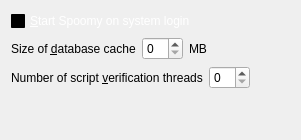
     <widget class="QWidget" name="tabMain">
      <attribute name="title">
       <string>&amp;Main</string>
      </attribute>
      <layout class="QVBoxLayout" name="verticalLayout_Main">
       <item>
        <widget class="QCheckBox" name="zumyAtStartup">
         <property name="palette">
          <palette>
           <active>
            <colorrole role="WindowText">
             <brush brushstyle="SolidPattern">
              <color alpha="255">
               <red>255</red>
               <green>255</green>
               <blue>255</blue>
              </color>
             </brush>
            </colorrole>
            <colorrole role="Button">
             <brush brushstyle="SolidPattern">
              <color alpha="255">
               <red>0</red>
               <green>0</green>
               <blue>0</blue>
              </color>
             </brush>
            </colorrole>
            <colorrole role="Light">
             <brush brushstyle="SolidPattern">
              <color alpha="255">
               <red>0</red>
               <green>0</green>
               <blue>0</blue>
              </color>
             </brush>
            </colorrole>
            <colorrole role="Midlight">
             <brush brushstyle="SolidPattern">
              <color alpha="255">
               <red>0</red>
               <green>0</green>
               <blue>0</blue>
              </color>
             </brush>
            </colorrole>
            <colorrole role="Dark">
             <brush brushstyle="SolidPattern">
              <color alpha="255">
               <red>0</red>
               <green>0</green>
               <blue>0</blue>
              </color>
             </brush>
            </colorrole>
            <colorrole role="Mid">
             <brush brushstyle="SolidPattern">
              <color alpha="255">
               <red>0</red>
               <green>0</green>
               <blue>0</blue>
              </color>
             </brush>
            </colorrole>
            <colorrole role="Text">
             <brush brushstyle="SolidPattern">
              <color alpha="255">
               <red>255</red>
               <green>255</green>
               <blue>255</blue>
              </color>
             </brush>
            </colorrole>
            <colorrole role="BrightText">
             <brush brushstyle="SolidPattern">
              <color alpha="255">
               <red>255</red>
               <green>255</green>
               <blue>255</blue>
              </color>
             </brush>
            </colorrole>
            <colorrole role="ButtonText">
             <brush brushstyle="SolidPattern">
              <color alpha="255">
               <red>255</red>
               <green>255</green>
               <blue>255</blue>
              </color>
             </brush>
            </colorrole>
            <colorrole role="Base">
             <brush brushstyle="SolidPattern">
              <color alpha="255">
               <red>0</red>
               <green>0</green>
               <blue>0</blue>
              </color>
             </brush>
            </colorrole>
            <colorrole role="Window">
             <brush brushstyle="SolidPattern">
              <color alpha="255">
               <red>0</red>
               <green>0</green>
               <blue>0</blue>
              </color>
             </brush>
            </colorrole>
            <colorrole role="Shadow">
             <brush brushstyle="SolidPattern">
              <color alpha="255">
               <red>0</red>
               <green>0</green>
               <blue>0</blue>
              </color>
             </brush>
            </colorrole>
            <colorrole role="AlternateBase">
             <brush brushstyle="SolidPattern">
              <color alpha="255">
               <red>0</red>
               <green>0</green>
               <blue>0</blue>
              </color>
             </brush>
            </colorrole>
            <colorrole role="ToolTipBase">
             <brush brushstyle="SolidPattern">
              <color alpha="255">
               <red>255</red>
               <green>255</green>
               <blue>220</blue>
              </color>
             </brush>
            </colorrole>
            <colorrole role="ToolTipText">
             <brush brushstyle="SolidPattern">
              <color alpha="255">
               <red>0</red>
               <green>0</green>
               <blue>0</blue>
              </color>
             </brush>
            </colorrole>
           </active>
           <inactive>
            <colorrole role="WindowText">
             <brush brushstyle="SolidPattern">
              <color alpha="255">
               <red>255</red>
               <green>255</green>
               <blue>255</blue>
              </color>
             </brush>
            </colorrole>
            <colorrole role="Button">
             <brush brushstyle="SolidPattern">
              <color alpha="255">
               <red>0</red>
               <green>0</green>
               <blue>0</blue>
              </color>
             </brush>
            </colorrole>
            <colorrole role="Light">
             <brush brushstyle="SolidPattern">
              <color alpha="255">
               <red>0</red>
               <green>0</green>
               <blue>0</blue>
              </color>
             </brush>
            </colorrole>
            <colorrole role="Midlight">
             <brush brushstyle="SolidPattern">
              <color alpha="255">
               <red>0</red>
               <green>0</green>
               <blue>0</blue>
              </color>
             </brush>
            </colorrole>
            <colorrole role="Dark">
             <brush brushstyle="SolidPattern">
              <color alpha="255">
               <red>0</red>
               <green>0</green>
               <blue>0</blue>
              </color>
             </brush>
            </colorrole>
            <colorrole role="Mid">
             <brush brushstyle="SolidPattern">
              <color alpha="255">
               <red>0</red>
               <green>0</green>
               <blue>0</blue>
              </color>
             </brush>
            </colorrole>
            <colorrole role="Text">
             <brush brushstyle="SolidPattern">
              <color alpha="255">
               <red>255</red>
               <green>255</green>
               <blue>255</blue>
              </color>
             </brush>
            </colorrole>
            <colorrole role="BrightText">
             <brush brushstyle="SolidPattern">
              <color alpha="255">
               <red>255</red>
               <green>255</green>
               <blue>255</blue>
              </color>
             </brush>
            </colorrole>
            <colorrole role="ButtonText">
             <brush brushstyle="SolidPattern">
              <color alpha="255">
               <red>255</red>
               <green>255</green>
               <blue>255</blue>
              </color>
             </brush>
            </colorrole>
            <colorrole role="Base">
             <brush brushstyle="SolidPattern">
              <color alpha="255">
               <red>0</red>
               <green>0</green>
               <blue>0</blue>
              </color>
             </brush>
            </colorrole>
            <colorrole role="Window">
             <brush brushstyle="SolidPattern">
              <color alpha="255">
               <red>0</red>
               <green>0</green>
               <blue>0</blue>
              </color>
             </brush>
            </colorrole>
            <colorrole role="Shadow">
             <brush brushstyle="SolidPattern">
              <color alpha="255">
               <red>0</red>
               <green>0</green>
               <blue>0</blue>
              </color>
             </brush>
            </colorrole>
            <colorrole role="AlternateBase">
             <brush brushstyle="SolidPattern">
              <color alpha="255">
               <red>0</red>
               <green>0</green>
               <blue>0</blue>
              </color>
             </brush>
            </colorrole>
            <colorrole role="ToolTipBase">
             <brush brushstyle="SolidPattern">
              <color alpha="255">
               <red>255</red>
               <green>255</green>
               <blue>220</blue>
              </color>
             </brush>
            </colorrole>
            <colorrole role="ToolTipText">
             <brush brushstyle="SolidPattern">
              <color alpha="255">
               <red>0</red>
               <green>0</green>
               <blue>0</blue>
              </color>
             </brush>
            </colorrole>
           </inactive>
           <disabled>
            <colorrole role="WindowText">
             <brush brushstyle="SolidPattern">
              <color alpha="255">
               <red>0</red>
               <green>0</green>
               <blue>0</blue>
              </color>
             </brush>
            </colorrole>
            <colorrole role="Button">
             <brush brushstyle="SolidPattern">
              <color alpha="255">
               <red>0</red>
               <green>0</green>
               <blue>0</blue>
              </color>
             </brush>
            </colorrole>
            <colorrole role="Light">
             <brush brushstyle="SolidPattern">
              <color alpha="255">
               <red>0</red>
               <green>0</green>
               <blue>0</blue>
              </color>
             </brush>
            </colorrole>
            <colorrole role="Midlight">
             <brush brushstyle="SolidPattern">
              <color alpha="255">
               <red>0</red>
               <green>0</green>
               <blue>0</blue>
              </color>
             </brush>
            </colorrole>
            <colorrole role="Dark">
             <brush brushstyle="SolidPattern">
              <color alpha="255">
               <red>0</red>
               <green>0</green>
               <blue>0</blue>
              </color>
             </brush>
            </colorrole>
            <colorrole role="Mid">
             <brush brushstyle="SolidPattern">
              <color alpha="255">
               <red>0</red>
               <green>0</green>
               <blue>0</blue>
              </color>
             </brush>
            </colorrole>
            <colorrole role="Text">
             <brush brushstyle="SolidPattern">
              <color alpha="255">
               <red>0</red>
               <green>0</green>
               <blue>0</blue>
              </color>
             </brush>
            </colorrole>
            <colorrole role="BrightText">
             <brush brushstyle="SolidPattern">
              <color alpha="255">
               <red>255</red>
               <green>255</green>
               <blue>255</blue>
              </color>
             </brush>
            </colorrole>
            <colorrole role="ButtonText">
             <brush brushstyle="SolidPattern">
              <color alpha="255">
               <red>0</red>
               <green>0</green>
               <blue>0</blue>
              </color>
             </brush>
            </colorrole>
            <colorrole role="Base">
             <brush brushstyle="SolidPattern">
              <color alpha="255">
               <red>0</red>
               <green>0</green>
               <blue>0</blue>
              </color>
             </brush>
            </colorrole>
            <colorrole role="Window">
             <brush brushstyle="SolidPattern">
              <color alpha="255">
               <red>0</red>
               <green>0</green>
               <blue>0</blue>
              </color>
             </brush>
            </colorrole>
            <colorrole role="Shadow">
             <brush brushstyle="SolidPattern">
              <color alpha="255">
               <red>0</red>
               <green>0</green>
               <blue>0</blue>
              </color>
             </brush>
            </colorrole>
            <colorrole role="AlternateBase">
             <brush brushstyle="SolidPattern">
              <color alpha="255">
               <red>0</red>
               <green>0</green>
               <blue>0</blue>
              </color>
             </brush>
            </colorrole>
            <colorrole role="ToolTipBase">
             <brush brushstyle="SolidPattern">
              <color alpha="255">
               <red>255</red>
               <green>255</green>
               <blue>220</blue>
              </color>
             </brush>
            </colorrole>
            <colorrole role="ToolTipText">
             <brush brushstyle="SolidPattern">
              <color alpha="255">
               <red>0</red>
               <green>0</green>
               <blue>0</blue>
              </color>
             </brush>
            </colorrole>
           </disabled>
          </palette>
         </property>
         <property name="toolTip">
          <string>Automatically start Spoomy after logging in to the system.</string>
         </property>
         <property name="text">
          <string>&amp;Start Spoomy on system login</string>
         </property>
        </widget>
       </item>
       <item>
        <layout class="QHBoxLayout" name="horizontalLayout_2_Main">
         <item>
          <widget class="QLabel" name="databaseCacheLabel">
           <property name="text">
            <string>Size of &amp;database cache</string>
           </property>
           <property name="textFormat">
            <enum>Qt::PlainText</enum>
           </property>
           <property name="buddy">
            <cstring>databaseCache</cstring>
           </property>
          </widget>
         </item>
         <item>
          <widget class="QSpinBox" name="databaseCache"/>
         </item>
         <item>
          <widget class="QLabel" name="databaseCacheUnitLabel">
           <property name="text">
            <string>MB</string>
           </property>
           <property name="textFormat">
            <enum>Qt::PlainText</enum>
           </property>
          </widget>
         </item>
         <item>
          <spacer name="horizontalSpacer_2_Main">
           <property name="orientation">
            <enum>Qt::Horizontal</enum>
           </property>
           <property name="sizeHint" stdset="0">
            <size>
             <width>40</width>
             <height>20</height>
            </size>
           </property>
          </spacer>
         </item>
        </layout>
       </item>
       <item>
        <layout class="QHBoxLayout" name="horizontalLayout_3_Main">
         <item>
          <widget class="QLabel" name="threadsScriptVerifLabel">
           <property name="text">
            <string>Number of script &amp;verification threads</string>
           </property>
           <property name="textFormat">
            <enum>Qt::PlainText</enum>
           </property>
           <property name="buddy">
            <cstring>threadsScriptVerif</cstring>
           </property>
          </widget>
         </item>
         <item>
          <widget class="QSpinBox" name="threadsScriptVerif">
           <property name="toolTip">
            <string>(0 = auto, &lt;0 = leave that many cores free)</string>
           </property>
          </widget>
         </item>
         <item>
          <spacer name="horizontalSpacer_3_Main">
           <property name="orientation">
            <enum>Qt::Horizontal</enum>
           </property>
           <property name="sizeHint" stdset="0">
            <size>
             <width>40</width>
             <height>20</height>
            </size>
           </property>
          </spacer>
         </item>
        </layout>
       </item>
       <item>
        <spacer name="verticalSpacer_Main">
         <property name="orientation">
          <enum>Qt::Vertical</enum>
         </property>
         <property name="sizeHint" stdset="0">
          <size>
           <width>20</width>
           <height>40</height>
          </size>
         </property>
        </spacer>
       </item>
      </layout>
     </widget>
